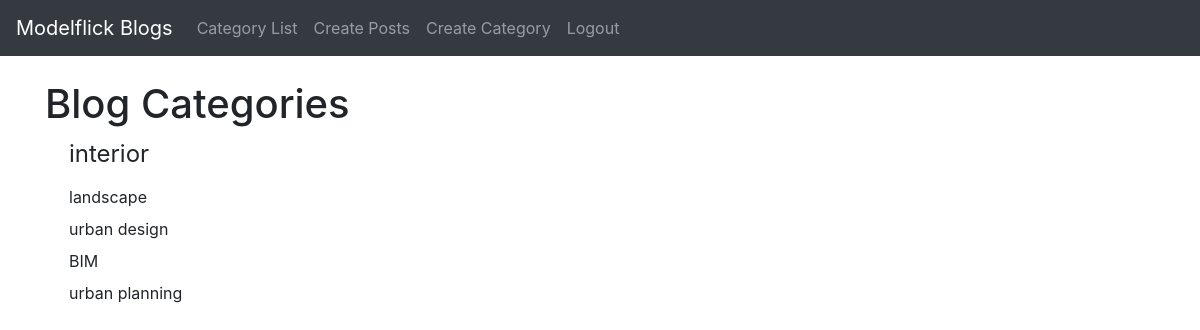
/categorylist/ (signed in), run on the app's committed database.
### theblog/models.py (models this page shows, shortened)
class Category(models.Model):
    name = models.CharField(max_length=255)
    def __str__(self):
        return self.name

### theblog/views.py (the view)
# urls.py: path('categorylist/', CategoryListView, name= 'categorylist'),
def CategoryListView(request):
    cat_menulist = Category.objects.all
    return render (request, 'categorylist.html', {'cat_menulist':cat_menulist})

### theblog/templates/categorylist.html (shortened to what this page needs)
{% extends 'base.html' %}
{% block content %}
    <h1>Blog Categories</h1>
        <h4>{% for item in cat_menulist %}
            <a class="dropdown-item" href="{% url 'category' item|slugify %}">{{ item }}</a></h4>
        {% endfor %}
{% endblock  %}

### data on the page
Category: name "interior"
Category: name "landscape"
Category: name "urban design"
Category: name "BIM"
Category: name "urban planning"
